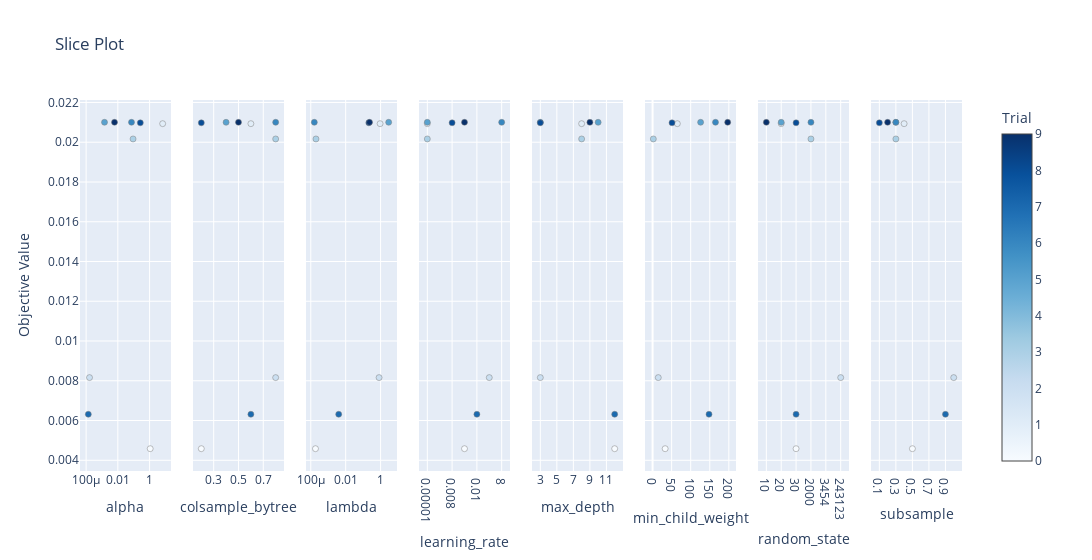

Write notebook code for a chart like this one.
### Code cell
optuna.visualization.plot_slice(find_params)

### Figure 1 — Plotly figure (JSON) as saved in the notebook; plotly's stock layout.template omitted (floating-point values rounded to 4 significant figures)
{"data": [{"marker": {"color": [0, 1, 2, 3, 5, 6, 7, 8, 9], "colorbar": {"title": {"text": "Trial"}, "x": 1, "xpad": 40}, "colorscale": [[0, "rgb(247,251,255)"], [0.125, "rgb(222,235,247)"], [0.25, "rgb(198,219,239)"], [0.375, "rgb(158,202,225)"], [0.5, "rgb(107,174,214)"], [0.625, "rgb(66,146,198)"], [0.75, "rgb(33,113,181)"], [0.875, "rgb(8,81,156)"], [1, "rgb(8,48,107)"]], "line": {"color": "Grey", "width": 0.5}, "showscale": true}, "mode": "markers", "name": "Feasible Trial", "showlegend": false, "type": "scatter", "x": [1.095, 6.674, 0.0001643, 0.09119, 0.001445, 0.0724, 0.0001374, 0.2605, 0.006176], "xaxis": "x", "y": [0.004583, 0.02093, 0.00816, 0.02017, 0.021, 0.021, 0.006316, 0.02098, 0.021], "yaxis": "y"}, {"marker": {"color": [0, 1, 2, 3, 5, 6, 7, 8, 9], "colorbar": {"title": {"text": "Trial"}, "x": 1, "xpad": 40}, "colorscale": [[0, "rgb(247,251,255)"], [0.125, "rgb(222,235,247)"], [0.25, "rgb(198,219,239)"], [0.375, "rgb(158,202,225)"], [0.5, "rgb(107,174,214)"], [0.625, "rgb(66,146,198)"], [0.75, "rgb(33,113,181)"], [0.875, "rgb(8,81,156)"], [1, "rgb(8,48,107)"]], "line": {"color": "Grey", "width": 0.5}, "showscale": false}, "mode": "markers", "name": "Feasible Trial", "showlegend": false, "type": "scatter", "x": [0.2, 0.6, 0.8, 0.8, 0.4, 0.8, 0.6, 0.2, 0.5], "xaxis": "x2", "y": [0.004583, 0.02093, 0.00816, 0.02017, 0.021, 0.021, 0.006316, 0.02098, 0.021], "yaxis": "y2"}, {"marker": {"color": [0, 1, 2, 3, 5, 6, 7, 8, 9], "colorbar": {"title": {"text": "Trial"}, "x": 1, "xpad": 40}, "colorscale": [[0, "rgb(247,251,255)"], [0.125, "rgb(222,235,247)"], [0.25, "rgb(198,219,239)"], [0.375, "rgb(158,202,225)"], [0.5, "rgb(107,174,214)"], [0.625, "rgb(66,146,198)"], [0.75, "rgb(33,113,181)"], [0.875, "rgb(8,81,156)"], [1, "rgb(8,48,107)"]], "line": {"color": "Grey", "width": 0.5}, "showscale": false}, "mode": "markers", "name": "Feasible Trial", "showlegend": false, "type": "scatter", "x": [0.0001861, 0.9369, 0.8168, 0.0001983, 2.899, 0.0001595, 0.003985, 0.2114, 0.2319], "xaxis": "x3", "y": [0.004583, 0.02093, 0.00816, 0.02017, 0.021, 0.021, 0.006316, 0.02098, 0.021], "yaxis": "y3"}, {"marker": {"color": [0, 1, 2, 3, 5, 6, 7, 8, 9], "colorbar": {"title": {"text": "Trial"}, "x": 1, "xpad": 40}, "colorscale": [[0, "rgb(247,251,255)"], [0.125, "rgb(222,235,247)"], [0.25, "rgb(198,219,239)"], [0.375, "rgb(158,202,225)"], [0.5, "rgb(107,174,214)"], [0.625, "rgb(66,146,198)"], [0.75, "rgb(33,113,181)"], [0.875, "rgb(8,81,156)"], [1, "rgb(8,48,107)"]], "line": {"color": "Grey", "width": 0.5}, "showscale": false}, "mode": "markers", "name": "Feasible Trial", "showlegend": false, "type": "scatter", "x": [0.02, 1e-05, 1, 1e-05, 1e-05, 8, 0.01, 0.008, 0.02], "xaxis": "x4", "y": [0.004583, 0.02093, 0.00816, 0.02017, 0.021, 0.021, 0.006316, 0.02098, 0.021], "yaxis": "y4"}, {"marker": {"color": [0, 1, 2, 3, 5, 6, 7, 8, 9], "colorbar": {"title": {"text": "Trial"}, "x": 1, "xpad": 40}, "colorscale": [[0, "rgb(247,251,255)"], [0.125, "rgb(222,235,247)"], [0.25, "rgb(198,219,239)"], [0.375, "rgb(158,202,225)"], [0.5, "rgb(107,174,214)"], [0.625, "rgb(66,146,198)"], [0.75, "rgb(33,113,181)"], [0.875, "rgb(8,81,156)"], [1, "rgb(8,48,107)"]], "line": {"color": "Grey", "width": 0.5}, "showscale": false}, "mode": "markers", "name": "Feasible Trial", "showlegend": false, "type": "scatter", "x": [12, 8, 3, 8, 10, 3, 12, 3, 9], "xaxis": "x5", "y": [0.004583, 0.02093, 0.00816, 0.02017, 0.021, 0.021, 0.006316, 0.02098, 0.021], "yaxis": "y5"}, {"marker": {"color": [0, 1, 2, 3, 5, 6, 7, 8, 9], "colorbar": {"title": {"text": "Trial"}, "x": 1, "xpad": 40}, "colorscale": [[0, "rgb(247,251,255)"], [0.125, "rgb(222,235,247)"], [0.25, "rgb(198,219,239)"], [0.375, "rgb(158,202,225)"], [0.5, "rgb(107,174,214)"], [0.625, "rgb(66,146,198)"], [0.75, "rgb(33,113,181)"], [0.875, "rgb(8,81,156)"], [1, "rgb(8,48,107)"]], "line": {"color": "Grey", "width": 0.5}, "showscale": false}, "mode": "markers", "name": "Feasible Trial", "showlegend": false, "type": "scatter", "x": [33, 65, 15, 2, 126, 165, 148, 51, 197], "xaxis": "x6", "y": [0.004583, 0.02093, 0.00816, 0.02017, 0.021, 0.021, 0.006316, 0.02098, 0.021], "yaxis": "y6"}, {"marker": {"color": [0, 1, 2, 3, 5, 6, 7, 8, 9], "colorbar": {"title": {"text": "Trial"}, "x": 1, "xpad": 40}, "colorscale": [[0, "rgb(247,251,255)"], [0.125, "rgb(222,235,247)"], [0.25, "rgb(198,219,239)"], [0.375, "rgb(158,202,225)"], [0.5, "rgb(107,174,214)"], [0.625, "rgb(66,146,198)"], [0.75, "rgb(33,113,181)"], [0.875, "rgb(8,81,156)"], [1, "rgb(8,48,107)"]], "line": {"color": "Grey", "width": 0.5}, "showscale": false}, "mode": "markers", "name": "Feasible Trial", "showlegend": false, "type": "scatter", "x": [30, 20, 243123, 2000, 20, 2000, 30, 30, 10], "xaxis": "x7", "y": [0.004583, 0.02093, 0.00816, 0.02017, 0.021, 0.021, 0.006316, 0.02098, 0.021], "yaxis": "y7"}, {"marker": {"color": [0, 1, 2, 3, 5, 6, 7, 8, 9], "colorbar": {"title": {"text": "Trial"}, "x": 1, "xpad": 40}, "colorscale": [[0, "rgb(247,251,255)"], [0.125, "rgb(222,235,247)"], [0.25, "rgb(198,219,239)"], [0.375, "rgb(158,202,225)"], [0.5, "rgb(107,174,214)"], [0.625, "rgb(66,146,198)"], [0.75, "rgb(33,113,181)"], [0.875, "rgb(8,81,156)"], [1, "rgb(8,48,107)"]], "line": {"color": "Grey", "width": 0.5}, "showscale": false}, "mode": "markers", "name": "Feasible Trial", "showlegend": false, "type": "scatter", "x": [0.5, 0.4, 1, 0.3, 0.3, 0.3, 0.9, 0.1, 0.2], "xaxis": "x8", "y": [0.004583, 0.02093, 0.00816, 0.02017, 0.021, 0.021, 0.006316, 0.02098, 0.021], "yaxis": "y8"}], "layout": {"title": {"text": "Slice Plot"}, "width": 2400, "xaxis": {"anchor": "y", "domain": [0, 0.1031], "title": {"text": "alpha"}, "type": "log"}, "xaxis2": {"anchor": "y2", "categoryarray": [0.1, 0.2, 0.3, 0.4, 0.5, 0.6, 0.7, 0.8, 0.9, 1], "categoryorder": "array", "domain": [0.1281, 0.2312], "title": {"text": "colsample_bytree"}, "type": "category"}, "xaxis3": {"anchor": "y3", "domain": [0.2562, 0.3594], "title": {"text": "lambda"}, "type": "log"}, "xaxis4": {"anchor": "y4", "categoryarray": [1e-05, 0.0003, 0.008, 0.02, 0.01, 1, 8], "categoryorder": "array", "domain": [0.3844, 0.4875], "title": {"text": "learning_rate"}, "type": "category"}, "xaxis5": {"anchor": "y5", "categoryarray": [3, 4, 5, 6, 7, 8, 9, 10, 11, 12], "categoryorder": "array", "domain": [0.5125, 0.6156], "title": {"text": "max_depth"}, "type": "category"}, "xaxis6": {"anchor": "y6", "domain": [0.6406, 0.7438], "title": {"text": "min_child_weight"}}, "xaxis7": {"anchor": "y7", "categoryarray": [10, 20, 30, 2000, 3454, 243123], "categoryorder": "array", "domain": [0.7687, 0.8719], "title": {"text": "random_state"}, "type": "category"}, "xaxis8": {"anchor": "y8", "categoryarray": [0.1, 0.2, 0.3, 0.4, 0.5, 0.6, 0.7, 0.8, 0.9, 1], "categoryorder": "array", "domain": [0.8969, 1], "title": {"text": "subsample"}, "type": "category"}, "yaxis": {"anchor": "x", "domain": [0, 1], "title": {"text": "Objective Value"}}, "yaxis2": {"anchor": "x2", "domain": [0, 1], "matches": "y", "showticklabels": false}, "yaxis3": {"anchor": "x3", "domain": [0, 1], "matches": "y", "showticklabels": false}, "yaxis4": {"anchor": "x4", "domain": [0, 1], "matches": "y", "showticklabels": false}, "yaxis5": {"anchor": "x5", "domain": [0, 1], "matches": "y", "showticklabels": false}, "yaxis6": {"anchor": "x6", "domain": [0, 1], "matches": "y", "showticklabels": false}, "yaxis7": {"anchor": "x7", "domain": [0, 1], "matches": "y", "showticklabels": false}, "yaxis8": {"anchor": "x8", "domain": [0, 1], "matches": "y", "showticklabels": false}}}
